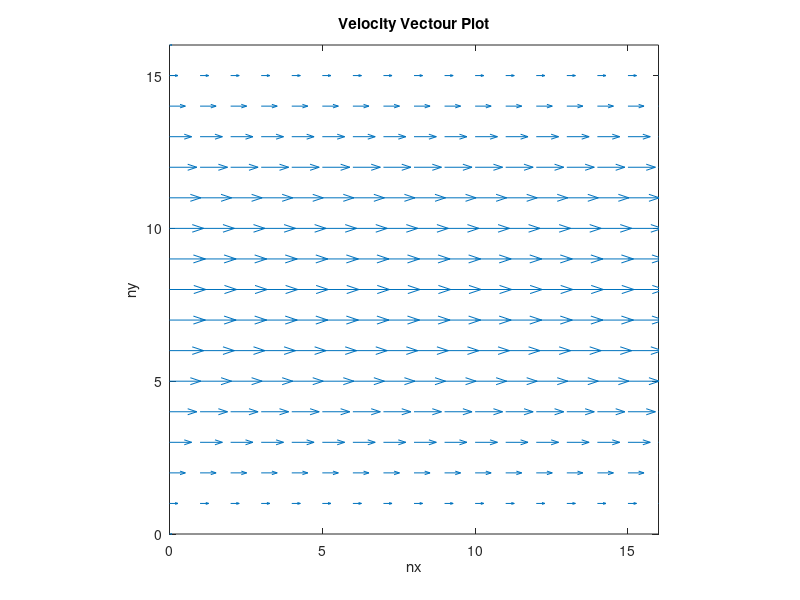
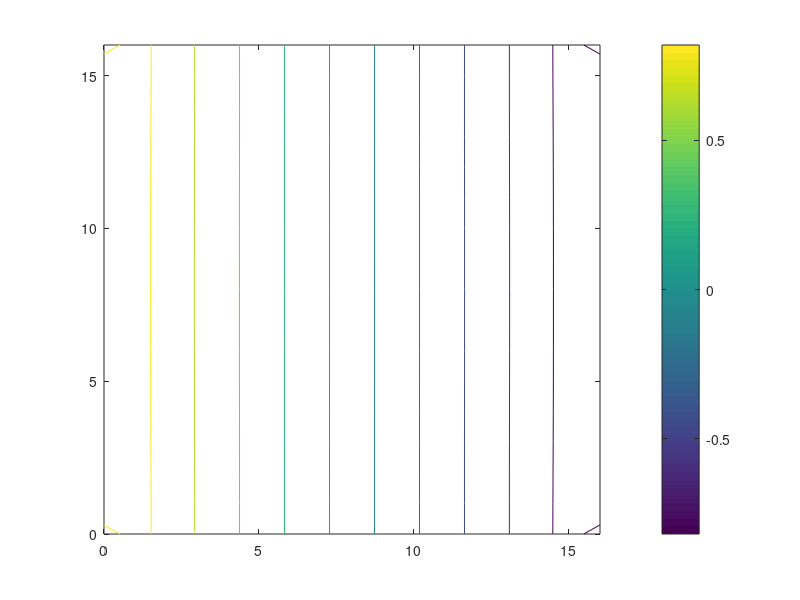
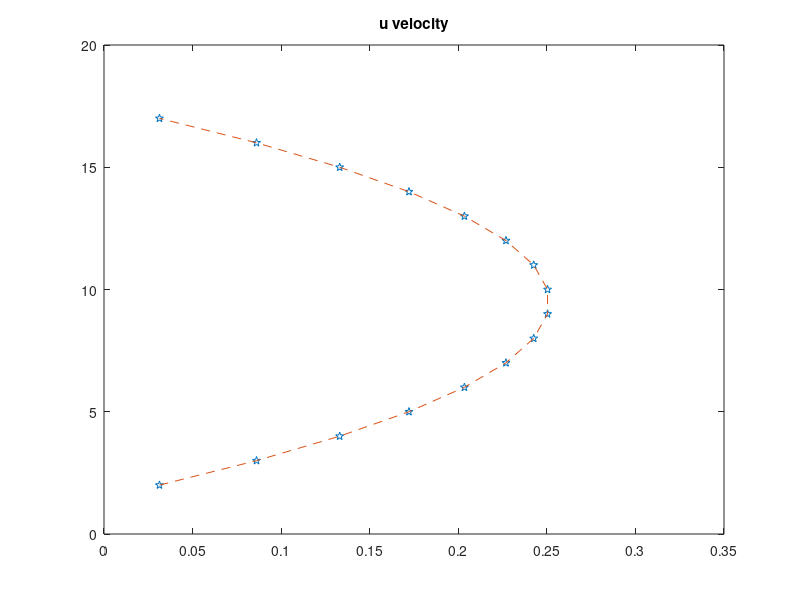

The MATLAB script that drew these images, in order:
%Stokes equation for 2D channel for
%SOR method for faster convergent
clc;
clear all;
close all;
%-----------------------------------------------------------------------
%Define all numerial values
%------------------------------------------------------------------------
Re = 1;                 %Reynolds Number
visc=1/Re;              %viscosity
nx = 16;                 %gridpoints along x
ny = 16;                 %gridpoints along y
lx = 1;                 %lenght of the domain
ly = 1;                 %width of the domain
ft=0.5;                 %final time
MaxErr = 0.001;         %maximum error for pressure
Maxit=10;              %maximum iteration
nstep= 200;
beta=1.2;               %SOR factor
dt=0.01;               %time step size
gx =0; gy=0;        %external forces

%---------------------------------------------
%Variable initialization
u = zeros(nx+1,ny+2); ut = zeros(nx+1,ny+2);  %velocity in x direction
v = zeros(nx+2,ny+1); vt = zeros(nx+2,ny+1);  %velocity in y direction
p = zeros(nx+2,ny+2);                       %pressure
t=0;                                                %Initial time
%----------------------------------------------------------------------
%set grid points
dx=lx/nx; dy=ly/ny;                         %length of the grid cell
for i = 0:nx+2
    for j = 0:ny+2
        x=dx*(i-1);
        y=dy*(j-1.5);
    end
end
%-----------------------------------------------------------------------
%Check to ensure that the defined time step meets stability condition?
if dt>0.25*(min(dx,dy))^2/visc || dt>(1/Re)
    dt=min((0.25*(min(dx,dy))^2/visc),(visc));
end
%-----------------------------------------------------------------------
%Set boundary conditions


for j=2:ny+1
    y=dy*(j-1.5);
    u(1,j)= y*(1-y);               %u at left edge
    u(nx+1,j)=y*(1-y);            %u at right edge
    
end

for i=2:nx+1
    v(i,1)=0;                   %v at bottom edge
    v(i,ny+1)=0;                %v at top edge
end


for i=2:nx+1
    u(i,ny+2)= -u(i,ny+1);       %u at top edge
    u(i,1)= -u(i,2);            %u at bottom edge
    
end

for j=2:ny
    v(nx+2,j)=-v(nx+1,j);        %v at right
    v(1,j)=-v(2,j);              %v at left
    
end
for i=2:nx+1
    p(i,ny+2)= p(i,ny+1);              %at top
    p(i,1)= p(i,2);                    %at bottom
end
for j=2:ny+1
    p(nx+2,j)=2*(1-2*visc)-p(nx+1,j);   %at right
    p(1,j)=2-p(2,j);                    %at left
end


%---------------------------------------------------------------------
%Temporary velocity
%---------------------------------------------------------------------
for n=1:nstep
    for i=2:nx
        for j=2:ny+1
            ut(i,j)=u(i,j)+dt*(visc*((u(i+1,j)-2*u(i,j)+u(i-1,j))/dx^2+...
                (u(i,j+1)-2*u(i,j)+u(i,j-1))/dy^2)+gx);
        end
    end
    
    
    for i=2:nx+1
        for j=2:ny
            vt(i,j)=v(i,j)+dt*(visc*((v(i+1,j)-2*v(i,j)+v(i-1,j))/dx^2+...
                (v(i,j+1)-2*v(i,j)+v(i,j-1))/dy^2)+gy);
        end
    end
    %---------------------------------------------------------------------
    %Update boundary values
    %---------------------------------------------------------------------
    for j=2:ny+1
        y=dy*(j-1.5);
        ut(1,j)= y*(1-y);               %u at left edge
        ut(nx+1,j)=y*(1-y);            %u at right edge
    end
    
    for i=2:nx+1
        vt(i,1)=0;                   %v at bottom edge
        vt(i,ny+1)=0;                %v at top edge
    end
    
    for i=2:nx+1
        ut(i,ny+2)= -ut(i,ny+1);       %u at top edge
        ut(i,1)= -ut(i,2);            %u at bottom edge
    end
    
    for j=2:ny
        vt(nx+2,j)=-vt(nx+1,j);        %v at right
        vt(1,j)=-vt(2,j);              %v at left
    end
    for i=2:nx+1
        p(i,ny+2)= p(i,ny+1);              %at top
        p(i,1)= p(i,2);                    %at bottom
    end
    for j=2:ny+1
        p(nx+2,j)=2*(1-2*visc)-p(nx+1,j);   %at right
        p(1,j)=2-p(2,j);                    %at left
    end
    %ut
    %vt
%-----------------------------------------------------------------------
%Solving Pressure
%-----------------------------------------------------------------------
    diag = (0.5/(1/dx^2+1/dy^2));
    for it=1:Maxit
        p_chk=p;
        for i=2:nx+1
            for j=2:ny+1
%                 rhs= (1/dt)*((ut(i,j)-ut(i-1,j))/dx...
%                     +(vt(i,j)-vt(i,j-1))/dy);
%                         p(i,j)= (1-beta)*p(i,j)+...
%                             beta*diag*( ((1/dx^2)*(p(i+1,j)+p(i-1,j))+...
%                             (1/dy^2)*(p(i,j+1)+p(i,j-1)))-rhs);
                p(i,j)=  p(i,j) + ...
                    diag*( (1/dx^2)*(p(i+1,j)-2*p(i,j)+p(i-1,j))+ ...
                    (1/dy^2)*(p(i,j+1)-2*p(i,j)+p(i,j-1)) ...
                    -(Re/dt)*((ut(i,j)-ut(i-1,j))/dx...
                    +(vt(i,j)-vt(i,j-1))/dy) );
            end
        end
        if max(max(abs(p_chk-p))) <MaxErr, break, end
        
        for i=2:nx+1
            p(i,ny+2)= p(i,ny+1);              %at top
            p(i,1)= p(i,2);                    %at bottom
        end
        for j=2:ny+1
            p(nx+2,j)=2*(1-2*visc)-p(nx+1,j);   %at right
            p(1,j)=2-p(2,j);                    %at left
        end
        
        
    end
    
    
    %----------------------------------------------------------------------
    %update velocity fields
    %----------------------------------------------------------------------
    %u velocity
    
    for i=2:nx
        for j= 2:ny+1
            u(i,j)= ut(i,j)- ((dt/Re)*((p(i+1,j)-p(i,j))/dx));
        end
    end
    %v-velocity
    for i=2:nx+1
        for j= 2:ny
            v(i,j)= vt(i,j)- ((dt/Re)*((p(i,j+1)-p(i,j))/dy));
        end
    end
    %--------------------------------------------------------------------
    for j=2:ny+1
        y=dy*(j-1.5);
        u(1,j)= y*(1-y);               %u at left edge
        u(nx+1,j)=y*(1-y);            %u at right edge
    end
    
    for i=2:nx+1
        v(i,1)=0;                   %v at bottom edge
        v(i,ny+1)=0;                %v at top edge
    end
    
    for i=2:nx+1
        u(i,ny+2)= -u(i,ny+1);       %u at top edge
        u(i,1)= -u(i,2);            %u at bottom edge
    end
    
    for j=2:ny
        v(nx+2,j)=-v(nx+1,j);        %v at right
        v(1,j)=-v(2,j);              %v at left
        
    end
%     u
%     v
%     p
end
%t=t+dt
%relocate the grid points
%p(1:nx+2,1)=0; p(1:nx+2,ny+2)=0; p(1,1:ny+2)=0; p(nx+2,1:ny+2)=0;
u_cnt(1:nx+1,1:ny+1)= 0.5 *(u(1:nx+1,1:ny+1)+u(1:nx+1,2:ny+2));
v_cnt(1:nx+1,1:ny+1)= 0.5 *(v(1:nx+1,1:ny+1)+v(2:nx+2,1:ny+1));
p_cnt(1:nx+1,1:ny+1)=0.25*(p(1:nx+1,1:ny+1)+p(2:nx+2,1:ny+1)...
    +p(1:nx+1,2:ny+2)+p(2:nx+2,2:ny+2));
wt(1:nx+1,1:ny+1)=(v(2:nx+2,1:ny+1)-v(1:nx+1,1:ny+1))/dx...
    -(u(1:nx+1,2:ny+2)-u(1:nx+1,1:ny+1))/dy;
x(1:nx+1)=(0:nx)
y(1:ny+1)=(0:ny)
%-------------------------------------------------------------------------%
%Plot the variables
%-------------------------------------------------------------------------%
figure(1), quiver(x,y,(rot90(fliplr(u_cnt))),(rot90(fliplr(v_cnt)))),...
xlabel('nx'),ylabel('ny'),title('Velocity Vectour Plot');
axis([0 nx 0 ny]),axis('square');
figure(2), contour(x,y,(rot90(fliplr(p_cnt)))); colorbar
 figure(3), plot(u(floor(nx/2),2:ny+1),2:ny+1,'p'),title('u velocity');
hold on;
figure(3), plot(u(floor(nx/2),2:ny+1),2:ny+1, '--');
hold on
